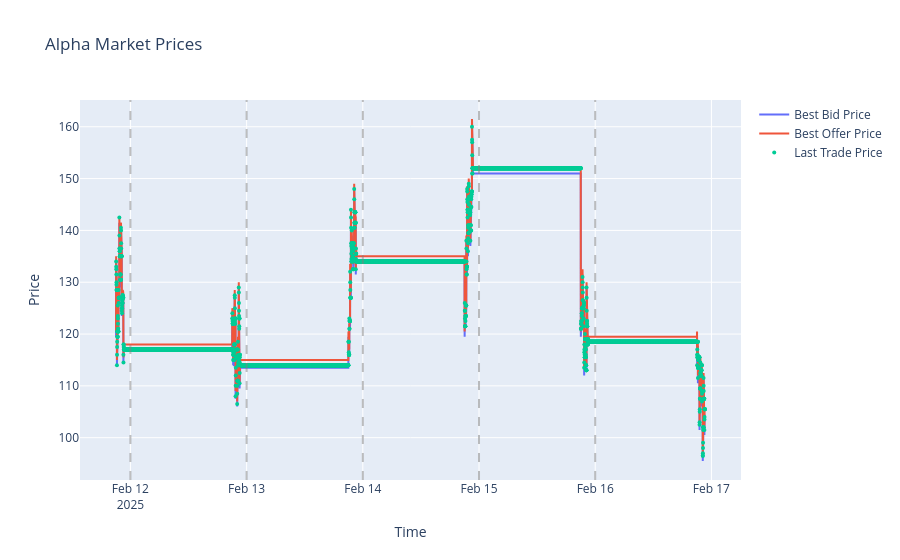

Write notebook code for a chart like this one.
### Code cell
import numpy as np
market_name = 'alpha'

# Get alpha market data
stock = market_grids['alpha']

# Create figure
fig = go.Figure()

# Add bid/offer price traces
fig.add_trace(go.Scatter(
    x=stock.index,
    y=stock['best_bid_price'],
    name='Best Bid Price',
    mode='lines'
))

fig.add_trace(go.Scatter(
    x=stock.index, 
    y=stock['best_offer_price'],
    name='Best Offer Price',
    mode='lines'
))

# Add trade price trace
fig.add_trace(go.Scatter(
    x=stock.index,
    y=stock['last_trade_price'],
    name='Last Trade Price',
    mode='markers',
    marker=dict(size=4)
))

# Add day boundary lines
dates = [pd.Timestamp(ts).date() for ts in stock.index]
unique_days = np.unique(dates)
for day in unique_days[1:]:
    day_start = pd.Timestamp(day)
    fig.add_vline(x=day_start, line_dash="dash", line_color="gray", opacity=0.5)

# Update layout
fig.update_layout(
    title='Alpha Market Prices',
    xaxis_title='Time',
    yaxis_title='Price',
    showlegend=True
)

fig.show()

### Figure 1 — Plotly figure (JSON) as saved in the notebook; plotly's stock layout.template omitted (floating-point values rounded to 4 significant figures; data arrays with more than 128 entries replaced by an {"elided": "..."} marker saying what was removed)
{"data": [{"mode": "lines", "name": "Best Bid Price", "type": "scatter", "x": {"elided": "7299 str values"}, "y": {"elided": "7299 float values"}}, {"mode": "lines", "name": "Best Offer Price", "type": "scatter", "x": {"elided": "7299 str values"}, "y": {"elided": "7299 float values"}}, {"marker": {"size": 4}, "mode": "markers", "name": "Last Trade Price", "type": "scatter", "x": {"elided": "7299 str values"}, "y": {"elided": "7299 float values"}}], "layout": {"shapes": [{"line": {"color": "gray", "dash": "dash"}, "opacity": 0.5, "type": "line", "x0": "2025-02-12T00:00:00", "x1": "2025-02-12T00:00:00", "xref": "x", "y0": 0, "y1": 1, "yref": "y domain"}, {"line": {"color": "gray", "dash": "dash"}, "opacity": 0.5, "type": "line", "x0": "2025-02-13T00:00:00", "x1": "2025-02-13T00:00:00", "xref": "x", "y0": 0, "y1": 1, "yref": "y domain"}, {"line": {"color": "gray", "dash": "dash"}, "opacity": 0.5, "type": "line", "x0": "2025-02-14T00:00:00", "x1": "2025-02-14T00:00:00", "xref": "x", "y0": 0, "y1": 1, "yref": "y domain"}, {"line": {"color": "gray", "dash": "dash"}, "opacity": 0.5, "type": "line", "x0": "2025-02-15T00:00:00", "x1": "2025-02-15T00:00:00", "xref": "x", "y0": 0, "y1": 1, "yref": "y domain"}, {"line": {"color": "gray", "dash": "dash"}, "opacity": 0.5, "type": "line", "x0": "2025-02-16T00:00:00", "x1": "2025-02-16T00:00:00", "xref": "x", "y0": 0, "y1": 1, "yref": "y domain"}], "showlegend": true, "title": {"text": "Alpha Market Prices"}, "xaxis": {"title": {"text": "Time"}}, "yaxis": {"title": {"text": "Price"}}}}
